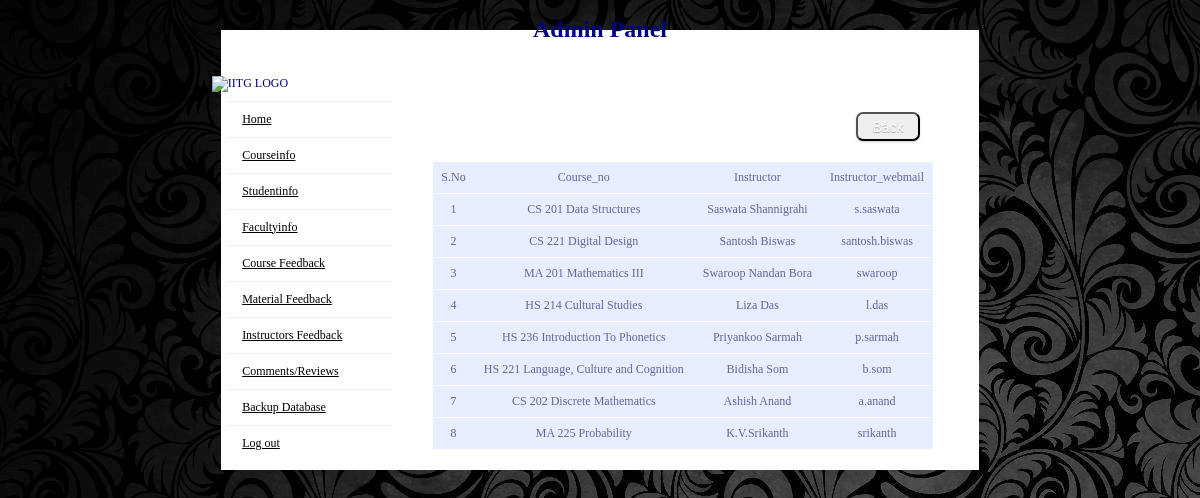
The app's page /admin/courseinfo.php with its own data.
### tables this page shows
CREATE TABLE IF NOT EXISTS `courseinfo` (
  `course_id` int(11) NOT NULL AUTO_INCREMENT,
  `course_no` varchar(9) DEFAULT NULL,
  `course_name` varchar(31) DEFAULT NULL,
  `instructor` varchar(20) DEFAULT NULL,
  `instructor_webmail` varchar(20) NOT NULL,
  PRIMARY KEY (`course_id`)
);

### admin/courseinfo.php (the view, shortened to what this page needs)
<!DOCTYPE html PUBLIC "-//W3C//DTD XHTML 1.0 Transitional//EN" "http://www.w3.org/TR/xhtml1/DTD/xhtml1-transitional.dtd">
<html xmlns="http://www.w3.org/1999/xhtml">
<head>
<link rel="stylesheet" type="text/css" href="style1.css" />
</head>
<body>
<table width="64%" align="center"  border="0" cellpadding="0" cellspacing="1" >
<tr>
<td height="60" colspan="2" align="center">
<img src="logo-iitg.gif" alt="IITG LOGO"><p align="center" style="margin-top:-10%; margin-bottom:3%;"><b><font size="5">Admin Panel</font></b></p>
</td>
</tr>
<tr>
<td width="17%" >
<?php  include('left_side.php');?>
</td>
<td width="83%" align="center" valign="top" bgcolor="#FFFFFF">
<table id="rounded-corner" border="0" align="center" cellpadding="0" cellspacing="0" >
<?php
		$group_by=mysql_query("SELECT distinct(course_id) FROM courseinfo");
		 echo '<tr>';
				   echo "<td align=center>"."S.No"."</td>";
				   echo "<td align=center>"."Course_no"."</td>";
				   echo "<td align=center>"."Instructor"."</td>";
				   echo "<td align=center>"."Instructor_webmail"."</td>";
				  echo '</tr>';
		while($group_b_id = mysql_fetch_array($group_by))
		{
			$result = mysql_query("SELECT * FROM courseinfo where course_id='".$group_b_id['course_id']."' ORDER BY course_id");
			if(mysql_num_rows($result)>0)
			{
				 while($myrow = mysql_fetch_array($result))
				 {
				   echo '<tr>';
				   echo "<td align=center>".$myrow['course_id']."</td>";
				   echo "<td align=center>".$myrow['course_no'].'&nbsp;'.$myrow['course_name']."</td>";
				   echo "<td align=center>".$myrow['instructor']."</td>";
				   echo "<td align=center>".$myrow['instructor_webmail']."</td>";
				  echo '</tr>';
				 }
			}
			else
			{
				echo '<tr><td colspan=4 align=center>No record found!</td></tr>';
			}
		}
?>
<input type="button" name="Back" value="Back"  onclick="javascript: history.go(-1)" class="button black" /></td></tr>
      </table>
</body>
</html>

### admin/left_side.php
	<table id="one-column-emphasis" align="left" style="vertical-align:top" border="0" cellpadding="1" cellspacing="0">
<tr ><td><a href="adminprofile.php">Home</a></td></tr>
	<tr><td><a href="courseinfo.php">Courseinfo</a></td></tr>
	<tr><td><a href="studentinfo.php">Studentinfo</a></td></tr>
	<tr><td><a href="facultyinfo.php">Facultyinfo</a></td></tr>
	<tr><td><a href="feedbackinfo.php">Course Feedback</a></td></tr>
	<tr><td><a href="feedbackinfo1.php">Material Feedback</a></td></tr>
	<tr><td><a href="feedbackinfo2.php">Instructors Feedback</a></td></tr>
	<tr><td><a href="feedbackinfo3.php">Comments/Reviews</a></td></tr>
	<tr><td><a href="backup_db.php">Backup Database</a></td></tr>
	<tr><td><a href="http://localhost/final/index.php">Log out</a></td></tr>
 </table>

### admin/style1.css (style rules this page uses)
body, table, tr, td { font-family:verdana; font-size:12px; background-color:#DBE8F9; //background-color: gray; color:navy; }
body { background-image: url('includes/background.jpg'); }
table { margin-top:30px; }
table, tr, td { background-color: #FFF; }
img { margin-left:-700px; margin-top:20px;height:100px; width: 100px; }
table tr td a { color:black; }
#one-column-emphasis { font-family: "Lucida Sans Unicode", "Lucida Grande", Sans-Serif; font-size: 12px; margin: 5px; width: 165px; text-align: left; border-collapse: collapse; }
#one-column-emphasis td { padding: 10px 15px; //color: #669; border-top: 1px solid #e8edff; color: black; }
#rounded-corner { font-family: "Lucida Sans Unicode", "Lucida Grande", Sans-Serif; font-size: 12px; margin: 10px; margin-bottom: 20px; margin-right:20px; width: 500px; text-align: left; border-collapse: collapse; }
#rounded-corner td { padding: 8px; background: #e8edff; border-top: 1px solid #fff; color: #669; }
.button { margin-top:20px; margin-left:400px; margin-bottom:10px; color:white; display: inline-block; outline: medium none; cursor: pointer; text-align: center; text-decoration: none; font: 14px/100% Arial,Helvetica,sans-serif; padding: 0.4em 1em; text-shadow: 0px 1px 1px rgba(0, 0, 0, 0.3); border-radius: 0.5em; box-shadow: 0px 1px 2px rgba(0, 0, 0, 0.2); }
.black { background: -moz-linear-gradient(center top , gray, gray) repeat scroll 0% 0% transparent }

### records on screen
courseinfo: course_id "1", course_no "CS 201", course_name "Data Structures", instructor "Saswata Shannigrahi", instructor_webmail "s.saswata"
courseinfo: course_id "2", course_no "CS 221", course_name "Digital Design", instructor "Santosh Biswas", instructor_webmail "santosh.biswas"
courseinfo: course_id "3", course_no "MA 201", course_name "Mathematics III", instructor "Swaroop Nandan Bora", instructor_webmail "swaroop"
courseinfo: course_id "4", course_no "HS 214", course_name "Cultural Studies", instructor "Liza Das", instructor_webmail "l.das"
courseinfo: course_id "5", course_no "HS 236", course_name "Introduction To Phonetics", instructor "Priyankoo Sarmah", instructor_webmail "p.sarmah"
courseinfo: course_id "6", course_no "HS 221", course_name "Language, Culture and Cognition", instructor "Bidisha Som", instructor_webmail "b.som"
courseinfo: course_id "7", course_no "CS 202", course_name "Discrete Mathematics", instructor "Ashish Anand", instructor_webmail "a.anand"
courseinfo: course_id "8", course_no "MA 225", course_name "Probability", instructor "K.V.Srikanth", instructor_webmail "srikanth"
